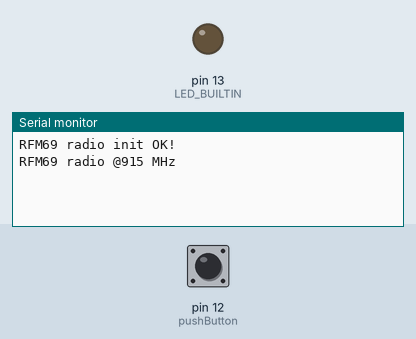
Bench run of a sketch on a simulated Arduino Uno, built with avr-gcc and run on an emulated ATmega328P. Parts: output pins drawn as LEDs (lit = HIGH), the last lines printed to the serial monitor. Inputs (shaded band) come from the test bench; at power-on: pin 12 (pushButton) HIGH. No radio packets arrive unless stated; pins used as bus, display or sensor lines are not drawn.

Above: at 1.2 s.
1.3 s: pin 12 (pushButton) pulled LOW for 0.15 s
At 2.5 s:
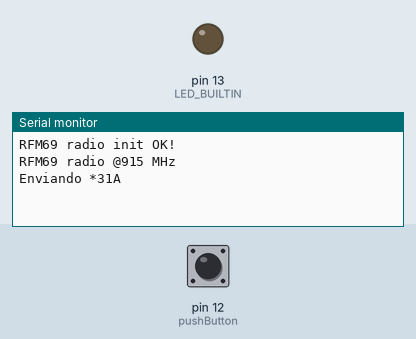
At 4.4 s:
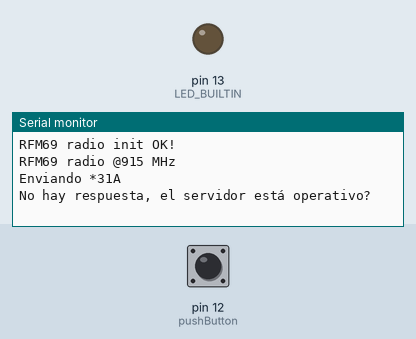

The sketch:

txNode.ino
```cpp
/***************************************************************
// Mando inalámbrico para sistema de llamado de pacientes
// by Renzo Chan
// ver. 0.2
****************************************************************/
#include <SPI.h>
#include <RH_RF69.h>
#include <RHReliableDatagram.h>

const int pushButton = 12;      // Pulsador conectado al pin 12 de la tarjeta

/************ Radio Setup ***************/
#define RF69_FREQ 915.0         // Frecuencia de 915 MHz
#define MY_ADDRESS   3          // ID del mando (acá podría ir el ID del Usuario Ventanillero)
#define DEST_ADDRESS 1          // ID de la estación base (recepciona las solicitudes de los mandos)

// Configuración de pines del módulo RFM69
#define RFM69_CS    8
#define RFM69_INT   3
#define RFM69_RST   4
#define LED        13

// Instancia del objeto de controlador de radio
RH_RF69 rf69(RFM69_CS, RFM69_INT);

// Clase para gestionar la entrega y recepción de mensajes, utilizando el controlador declarado anteriormente.
RHReliableDatagram rf69_manager(rf69, MY_ADDRESS);

void setup() {
  Serial.begin(115200);
  pinMode(pushButton, INPUT_PULLUP);
  pinMode(LED_BUILTIN, OUTPUT);
  digitalWrite(LED_BUILTIN, LOW);

  pinMode(RFM69_RST, OUTPUT);
  digitalWrite(RFM69_RST, LOW);

  // reset manual
  digitalWrite(RFM69_RST, HIGH);
  delay(10);
  digitalWrite(RFM69_RST, LOW);
  delay(10);

  if (!rf69_manager.init()) {
    Serial.println("RFM69 radio init failed");
    while (1);
  }
  Serial.println("RFM69 radio init OK!");
  if (!rf69.setFrequency(RF69_FREQ)) {
    Serial.println("setFrequency failed");
  }

  rf69.setTxPower(20, true);

  // La clave de cifrado debe ser la misma que la del cliente.
  uint8_t key[] = { 0x01, 0x02, 0x03, 0x04, 0x05, 0x06, 0x07, 0x08,
                    0x01, 0x02, 0x03, 0x04, 0x05, 0x06, 0x07, 0x08 };
  rf69.setEncryptionKey(key);

  Serial.print("RFM69 radio @");  Serial.print((int)RF69_FREQ);  Serial.println(" MHz");
}

// No colocar esto en el void loop, ni void setup
uint8_t buf[RH_RF69_MAX_MESSAGE_LEN];
uint8_t data[] = "  OK";

void loop() {
  bool stateButton = digitalRead(pushButton);

  if (stateButton == LOW) {
    char radiopacket[20] = "*31A";
    Serial.print("Enviando "); Serial.println(radiopacket);

    // Envio del mensaje al destino
    if (rf69_manager.sendtoWait((uint8_t *)radiopacket, strlen(radiopacket), DEST_ADDRESS)) {
      // Esperamos por la respuesta del server
      uint8_t len = sizeof(buf);
      uint8_t from;
      if (rf69_manager.recvfromAckTimeout(buf, &len, 2000, &from)) {
        buf[len] = 0; // poner a 0 el string restante

        Serial.print("Obteniendo respuesta de #"); Serial.print(from);
        Serial.print(" [RSSI :");
        Serial.print(rf69.lastRssi());
        Serial.print("] : ");
        Serial.println((char*)buf);
        Blink(LED, 40, 3); // LED parpadea 3 veces, 40 ms entre parpadeo
      } else {
        Serial.println("No hay respuesta, el servidor está operativo?");
      }
    } else {
      Serial.println("Envio fallido");
    }
  }
}

void Blink(byte pin, byte delay_ms, byte loops) {
  while (loops--) {
    digitalWrite(pin, HIGH);
    delay(delay_ms);
    digitalWrite(pin, LOW);
    delay(delay_ms);
  }
}
```

Measured:
- after the input at 1.3 s, the serial monitor: prints a new line at once (image 1)
